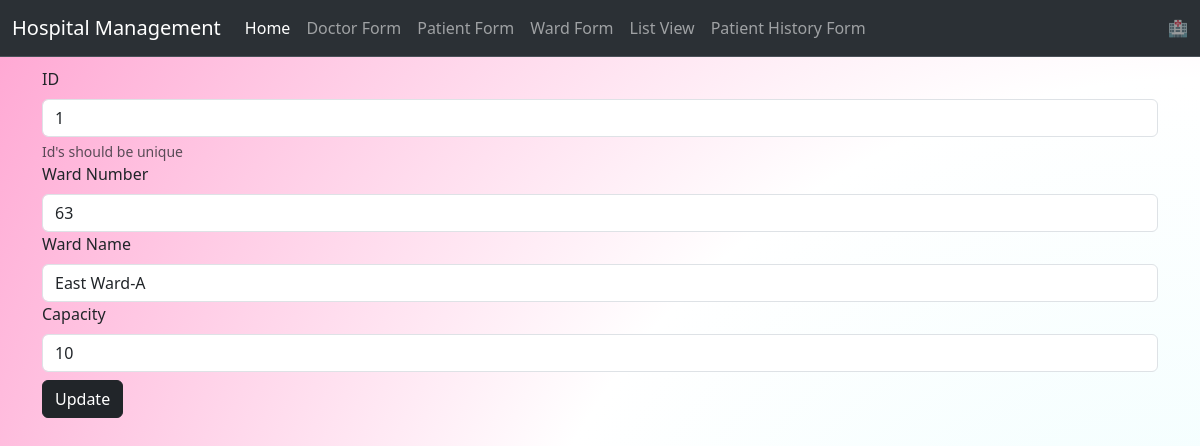
Screenshot of /edit_ward/1 with the database file from the repository.
### hospital/models.py (models this page shows, shortened)
class Ward(models.Model):
     id = models.IntegerField(primary_key=True)
     ward = models.IntegerField()
     name = models.CharField(max_length = 100)
     capacity = models.IntegerField()

### hospital/views.py (the view, shortened to what this page needs)
# urls.py: path('edit_ward/<int:did>',views.edit_ward,name="edit_ward"),
def edit_ward(requests,did):
    record_to_edit = Ward.objects.get(id=did)
    if requests.method == "GET":
        context = {'data':record_to_edit}
        return render(requests,'update_ward.html',context)

### hospital/templates/update_ward.html (shortened to what this page needs)
{% include 'base.html' %}
{% load static %}
<!DOCTYPE html>
<html lang="en">
<head>
    <link href="https://cdn.jsdelivr.net/npm/bootstrap@5.3.3/dist/css/bootstrap.min.css" rel="stylesheet">
    <link rel="stylesheet" type="text/css" href="{% static 'css/style.css' %}">
</head>
<body>
    <div class="container">
        <div class="row">
            <form method ="post">
                <div class="col-mb-6">
                  <label for="idInput" class="form-label">ID</label>
                  <input type="number" class="form-control" name="idInput" value="{{data.id}}" id="idInput" aria-describedby="idHelp">
                  <div id="idHelp" class="form-text">Id's should be unique</div>
                </div>
                <div class="col-mb-6">
                    <label for="numberInput" class="form-label">Ward Number</label>
                    <input type="number" name="numberInput" class="form-control" value="{{data.ward}}"  id="numberInput">
                </div>
                <div class="col-mb-6">
                  <label for="nameInput" class="form-label">Ward Name</label>
                  <input type="text" name="nameInput" class="form-control" value="{{data.name}}"  id="nameInput">
                </div>
                <div class="col-mb-6">
                    <label for="capacityInput" class="form-label">Capacity</label>
                    <input type="number" name="capacityInput"class="form-control" value="{{data.capacity}}"   id="capacityInput">
                </div>
                <button type="submit" class="btn btn-dark mt-2">Update</button>
              </form>
        </div>
    </div>
</body>
</html>

### hospital/static/css/style.css (style rules this page uses)
body { height: 100vh; margin: 0; background-size: 200% 200%; background-image: radial-gradient(circle, rgba(193, 250, 252, 0.308), white, rgba(255, 105, 180, 0.6)); animation-name: gradient; animation-duration: 7s; animation-delay: 1ms; animation-timing-function: ease-in-out; animation-iteration-count: infinite; }
.row { margin-top:10px; }

### rows the page displays
Ward: idInput "1", numberInput "63", nameInput "East Ward-A", capacityInput "10"
